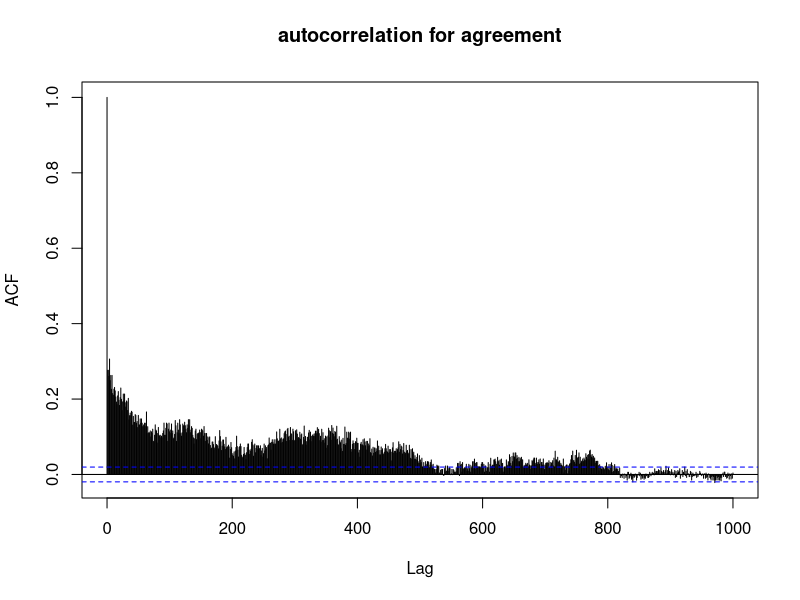
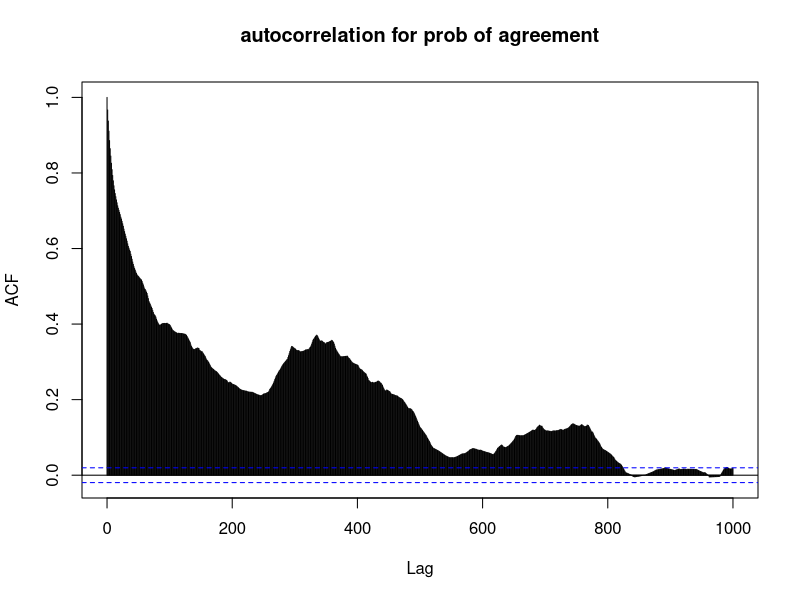
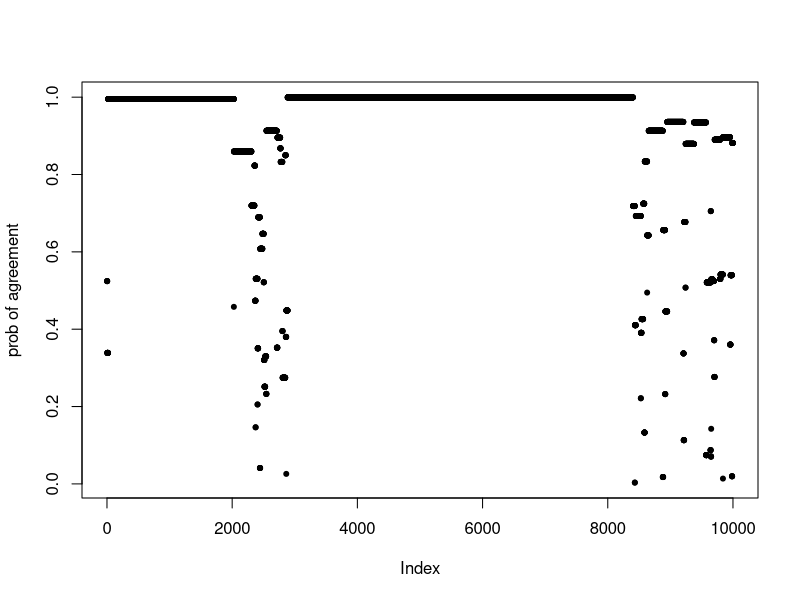
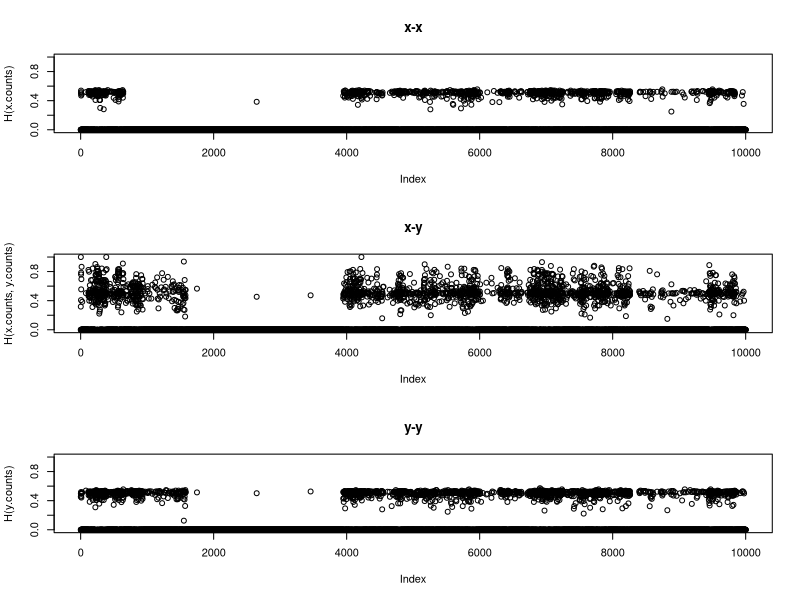
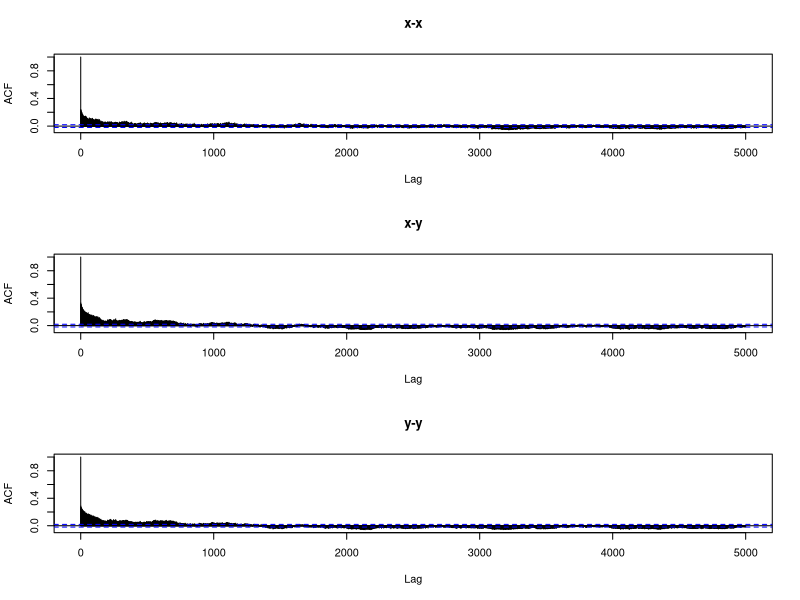

Write R code to recreate these figures, in order.
## ---- chunk 1
seqlen <- 10000
bases <- c("A","C","G","T")
names(bases) <- bases
x <- sample( bases, seqlen, replace=TRUE )
z <- sample( bases, seqlen, replace=TRUE )
coal <- rexp(1000,rate=1/1000)
blocks <- c(0,cumsum(rexp(1000,rate=coal/1e4)))
p.agree <- exp(-coal[cut(seq_along(x),breaks=blocks)]/1000)
y <- ifelse( runif(seqlen)<p.agree, x, z )
acf(1.0*(x==y),lag.max=1000,main="autocorrelation for agreement")
acf(p.agree,lag.max=1000,main="autocorrelation for prob of agreement")
plot(p.agree,ylab="prob of agreement",pch=20)
## ---- chunk 2
sample_reads <- function (x,mean.coverage) {
    coverages <- rpois(length(x),mean.coverage)
    as.data.frame(lapply(bases,function(B) {
                        ifelse(x==B,coverages,0)
                    } ) )
}
mean.coverage <- 10
x.counts <- sample_reads(x,mean.coverage)
y.counts <- sample_reads(y,mean.coverage)
## ---- chunk 3
H <- function (xc,yc) {
    x.tot <- rowSums(xc)
    if (missing(yc)) {
        yc <- xc-1
        y.tot <- x.tot-1
    } else {
        y.tot <- rowSums(yc)
    }
    return( 1-rowSums(xc*yc)/(x.tot*y.tot) )
}
# a quick check, since these are haploid:
stopifnot(all( (H(x.counts,y.counts)==0) == (x==y) ))
## ---- chunk 4
seqlen <- 10000
bases <- c("A","C","G","T")
names(bases) <- bases
x1 <- sample( bases, seqlen, replace=TRUE )
z1 <- sample( bases, seqlen, replace=TRUE )
z2 <- sample( bases, seqlen, replace=TRUE )
z3 <- sample( bases, seqlen, replace=TRUE )
coal1 <- rexp(1000,rate=1/1000)
coal2 <- rexp(1000,rate=1/1000)
blocks1 <- c(0,cumsum(rexp(1000,rate=coal/1e4)))
blocks2 <- c(0,cumsum(rexp(1000,rate=coal/1e4)))
p.agree1 <- exp(-coal[cut(seq_len(seqlen),breaks=blocks1)]/1000)
p.agree2 <- exp(-coal[cut(seq_len(seqlen),breaks=blocks2)]/1000)
p.agree3 <- exp(-coal[cut(seq_len(seqlen),breaks=blocks2)]/1000)
x2 <- ifelse( runif(seqlen)<p.agree3, x1, z3 )
y1 <- ifelse( runif(seqlen)<p.agree1, x1, z1 )
y2 <- ifelse( runif(seqlen)<p.agree2, x2, z2 )
x.counts <- sample_reads(x1,mean.coverage) + sample_reads(x2,mean.coverage)
y.counts <- sample_reads(y1,mean.coverage) + sample_reads(y2,mean.coverage)
## ---- chunk 5
layout(1:3)
plot(H(x.counts),main="x-x",ylim=c(0,1))
plot(H(x.counts,y.counts),main="x-y",ylim=c(0,1))
plot(H(y.counts),main="y-y",ylim=c(0,1))
## ---- chunk 6
acf(H(x.counts),main="x-x",lag.max=seqlen/2)
acf(H(x.counts,y.counts),main="x-y",lag.max=seqlen/2)
acf(H(y.counts),main="y-y",lag.max=seqlen/2)
